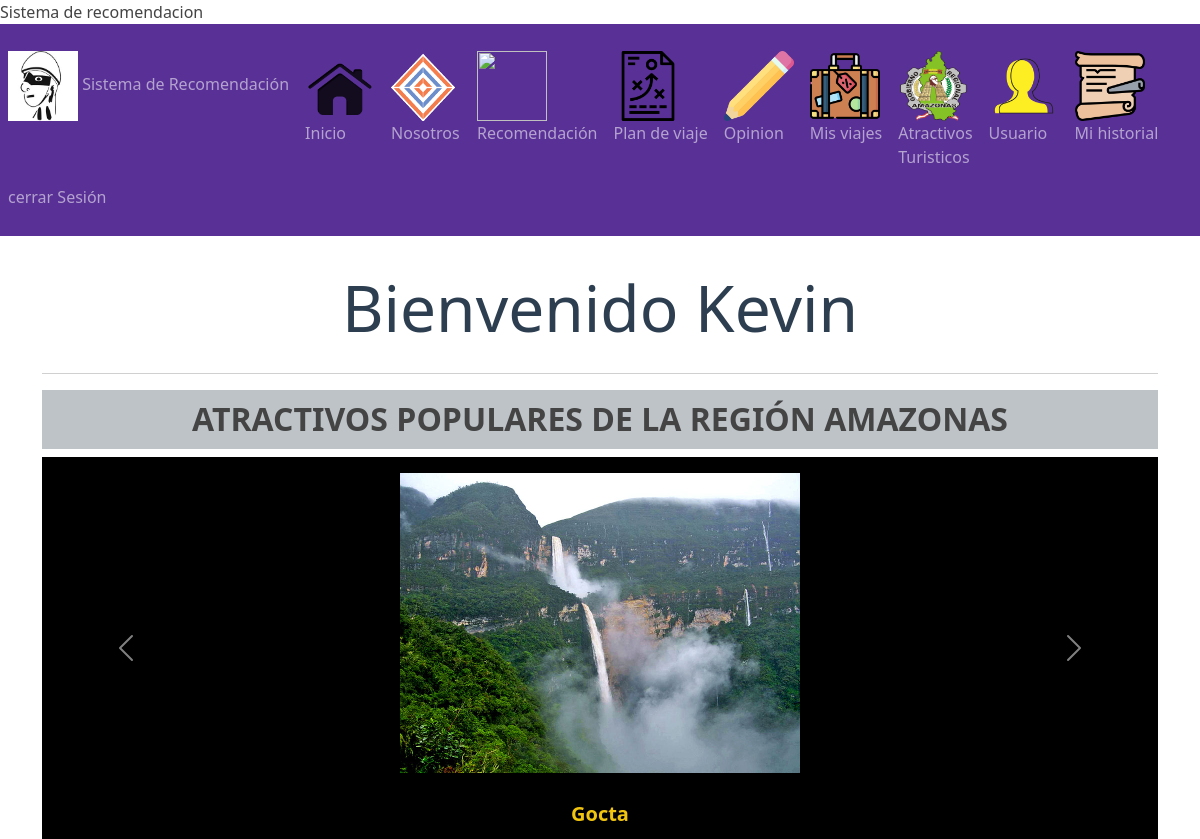
The app's page /principal.php (signed in) with its own data.
### tables this page shows
CREATE TABLE `atractivo_turistico` (
  `cod_atractivo_turistico` int(11) NOT NULL,
  `nombre_atractivo_turistico` varchar(50) NOT NULL,
  `imagen` varchar(1000) DEFAULT NULL,
  `descripcion` varchar(250) NOT NULL,
  `tipo_atractivo` varchar(50) NOT NULL,
  `provincia` varchar(50) NOT NULL,
  `tiempo_minimo` time NOT NULL,
  `tiempo_maximo` time NOT NULL,
  `latitud` varchar(15) NOT NULL,
  `longitud` varchar(15) NOT NULL,
  `altura` int(11) DEFAULT NULL,
  `precio_nacional` double DEFAULT NULL,
  `precio_extranjero` double DEFAULT NULL,
  `precio_guia` double DEFAULT NULL,
  `telefono` varchar(50) DEFAULT NULL,
  `clima` int(11) NOT NULL,
  `discapacidad` varchar(40) NOT NULL,
  `enfermedades` varchar(40) NOT NULL,
  `motivacion` int(11) NOT NULL,
  `actividad` int(11) NOT NULL,
  `presupuesto` double NOT NULL,
  `Hotel` int(11) NOT NULL,
  `Restaurante` int(11) NOT NULL
);

### principal.php (the view, shortened to what this page needs)
<?php include("template/cabecera.php");?>
    <div class="jumbotron">
        <h1 class="display-3">Bienvenido <?php echo $nombreTurista; ?> </h1>
        <hr class="my-2">
    </div>
    <?php
include('administrador/config/bd.php');
$sentenciaSQL = $conexion->prepare("SELECT * FROM atractivo_turistico ");
$sentenciaSQL->execute();
$listaAtractivos = $sentenciaSQL->fetchAll(PDO::FETCH_ASSOC);
?>
<h2>ATRACTIVOS POPULARES DE LA REGIÓN AMAZONAS</h2>
<div class="contenedor" >
      <div id="carouselExampleControls" class="carousel slide" data-bs-ride="carousel" >
  <div class="carousel-inner" id="mydiv">
  <?php
    $cont = 0;
    foreach ($listaAtractivos as $atractivo) {
      $actives='';
      if($cont == 0){
        $actives='active';
      }
    ?>
   <div class="carousel-item <?= $actives; ?>  "><p>
     <center> <img src="./img_atractivos/<?php echo $atractivo['imagen']; ?>"  width="400px" heigth="400px"> </center><p>
     <center>  <h5 class="modal-title" id="exampleModalLabel"><?php echo $atractivo['nombre_atractivo_turistico'] ?></h5></center>
    </div>
    <?php
        $cont++;
    }
?>
    </div>
  <button class="carousel-control-prev" type="button" data-bs-target="#carouselExampleControls" data-bs-slide="prev">
    <span class="carousel-control-prev-icon" aria-hidden="true"></span>
  </button>
  <button class="carousel-control-next" type="button" data-bs-target="#carouselExampleControls" data-bs-slide="next">
    <span class="carousel-control-next-icon" aria-hidden="true"></span>
  </button>
</div>
</div>
    <?php include("template/pie.php");?>

### principal.php (style rules this page uses)
h1 { font-weight: 800; text-align: center; color: #2c3e50; padding: 10px; }
h2 { font-weight: 800; text-align: center; background-color: #bdc3c7; padding: 10px; }
h5 { font-weight: 800; text-align: center; color: #f1c40f; padding: 10px; }
#mydiv { background-color:black; }

### records on screen
atractivo_turistico: imagen (picture), nombre_atractivo_turistico "Gocta"

### other values on screen
$nombreTurista "Kevin"
